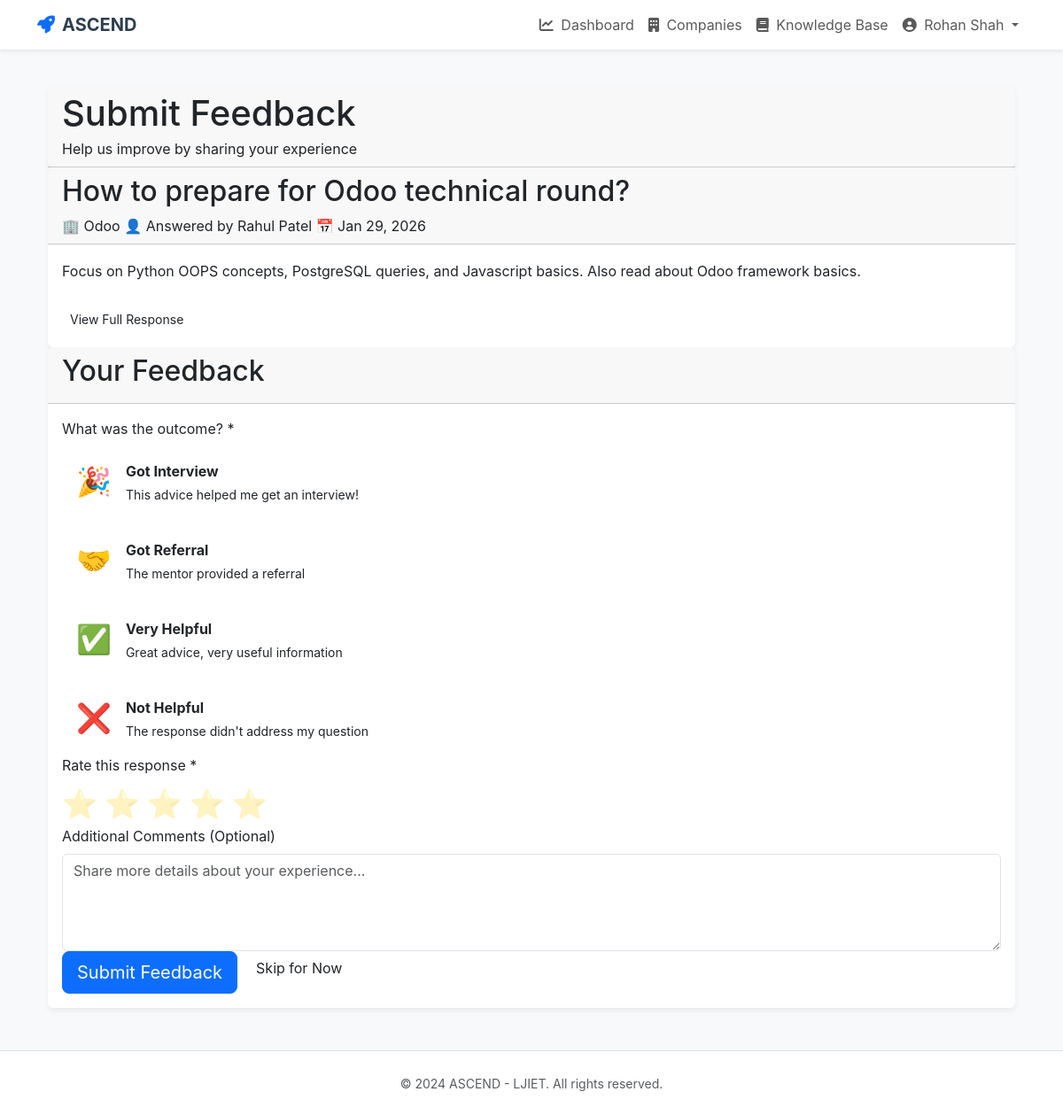
The page /question/1/feedback (signed in) on the database its author committed.
### app/models.py (models this page shows, shortened)
class User(UserMixin, db.Model):
    id = db.Column(db.Integer, primary_key=True)
    name = db.Column(db.String(64), nullable=False)
    email = db.Column(db.String(120), index=True, unique=True, nullable=False)
    password_hash = db.Column(db.String(128))
    role = db.Column(db.String(20), nullable=False) # 'student', 'alumni', 'admin'
    created_at = db.Column(db.DateTime, default=datetime.utcnow)
    student_profile = db.relationship('Student', backref='user', uselist=False)
    alumni_profile = db.relationship('Alumni', backref='user', uselist=False)

class Question(db.Model):
    id = db.Column(db.Integer, primary_key=True)
    student_id = db.Column(db.Integer, db.ForeignKey('student.id'))
    company_id = db.Column(db.Integer, db.ForeignKey('company.id'))
    title = db.Column(db.String(200), nullable=False)
    body = db.Column(db.Text, nullable=False)
    category = db.Column(db.String(50)) # Interview, Roadmap, etc.
    urgency = db.Column(db.String(20)) # Normal, High
    status = db.Column(db.String(20), default='pending') # pending, answered
    created_at = db.Column(db.DateTime, default=datetime.utcnow)
    responses = db.relationship('Response', backref='question', lazy='dynamic')
    target_mentor_id = db.Column(db.Integer, db.ForeignKey('alumni.id'), nullable=True)

class Company(db.Model):
    id = db.Column(db.Integer, primary_key=True)
    name = db.Column(db.String(100), unique=True, nullable=False)
    industry = db.Column(db.String(50))
    logo_url = db.Column(db.String(200)) # Placeholder or URL
    alumni = db.relationship('Alumni', backref='company', lazy='dynamic')
    questions = db.relationship('Question', backref='target_company', lazy='dynamic')

class Response(db.Model):
    id = db.Column(db.Integer, primary_key=True)
    question_id = db.Column(db.Integer, db.ForeignKey('question.id'))
    mentor_id = db.Column(db.Integer, db.ForeignKey('alumni.id'))
    body = db.Column(db.Text, nullable=False)
    created_at = db.Column(db.DateTime, default=datetime.utcnow)
    helpful_count = db.Column(db.Integer, default=0)
    feedback = db.relationship('Feedback', backref='response', uselist=False)

### app/routes/main.py (the view)
@bp.route('/question/<int:id>/feedback', methods=['GET'])
@login_required
def feedback_form(id):
    if current_user.role != 'student':
        flash('Only students can submit feedback.', 'danger')
        return redirect(url_for('main.student_dashboard'))
    question = Question.query.get_or_404(id)
    if question.student_id != current_user.student_profile.id:
        flash('Access denied.', 'danger')
        return redirect(url_for('main.student_dashboard'))
    if question.status != 'answered':
        flash('Cannot submit feedback for unanswered questions.', 'warning')
        return redirect(url_for('main.view_question', id=id))
    response = Response.query.filter_by(question_id=id).first()
    return render_template('questions/feedback.html', question=question, response=response)

### app/models.py (called while the page is built)
@login.user_loader
def load_user(id):
    return User.query.get(int(id))

### app/templates/questions/feedback.html (shortened to what this page needs)
{% extends "base.html" %}
{% block content %}
<div class="container">
    <div class="card">
        <div class="card-header">
            <h1 class="card-title">Submit Feedback</h1>
            <p class="card-subtitle">Help us improve by sharing your experience</p>
        </div>
    </div>
    <div class="card">
        <div class="card-header">
            <h2 class="card-title">{{ question.title }}</h2>
            <div class="question-meta mt-2">
                <span>🏢 {{ question.target_company.name }}</span>
                <span>👤 Answered by {{ response.mentor.user.name }}</span>
                <span>📅 {{ response.created_at.strftime('%b %d, %Y') }}</span>
            </div>
        </div>
        <div class="card-body">
            <p style="white-space: pre-wrap; line-height: 1.8;">{{ response.body[:300] }}</p>
            <a href="{{ url_for('main.view_question', id=question.id) }}" class="btn btn-sm btn-outline mt-2">
                View Full Response
            </a>
        </div>
    </div>
    <div class="card">
        <div class="card-header">
            <h2 class="card-title">Your Feedback</h2>
        </div>
        <div class="card-body">
            <form method="POST" action="{{ url_for('main.submit_feedback', id=question.id) }}">
                <div class="form-group">
                    <label class="form-label">What was the outcome? *</label>
                    <div class="d-flex flex-column gap-2">
                        <label class="outcome-option">
                            <div class="outcome-card">
                                <div class="outcome-icon">🎉</div>
                                <div>
                                    <strong>Got Interview</strong>
                                    <p>This advice helped me get an interview!</p>
                                </div>
                            </div>
                        </label>
                        <label class="outcome-option">
                            <div class="outcome-card">
                                <div class="outcome-icon">🤝</div>
                                <div>
                                    <strong>Got Referral</strong>
                                    <p>The mentor provided a referral</p>
                                </div>
                            </div>
                        </label>
                        <label class="outcome-option">
                            <div class="outcome-card">
                                <div class="outcome-icon">✅</div>
                                <div>
                                    <strong>Very Helpful</strong>
                                    <p>Great advice, very useful information</p>
                                </div>
                            </div>
                        </label>
                        <label class="outcome-option">
                            <div class="outcome-card">
                                <div class="outcome-icon">❌</div>
                                <div>
                                    <strong>Not Helpful</strong>
                                    <p>The response didn't address my question</p>
                                </div>
                            </div>
                        </label>
                    </div>
                </div>
                <div class="form-group">
                    <label class="form-label">Rate this response *</label>
                    <div class="star-rating">
                        <label for="star5">⭐</label>
                        <label for="star4">⭐</label>
                        <label for="star3">⭐</label>
                        <label for="star2">⭐</label>
                        <label for="star1">⭐</label>
                    </div>
                </div>
                <div class="form-group">
                    <label class="form-label" for="comment">Additional Comments (Optional)</label>
                    <textarea class="form-control" id="comment" name="comment" rows="4"
                        placeholder="Share more details about your experience..."></textarea>
                </div>
                <div class="d-flex gap-2">
                    <button type="submit" class="btn btn-primary btn-lg">
                        Submit Feedback
                    </button>
                    <a href="{{ url_for('main.student_dashboard') }}" class="btn btn-outline">
                        Skip for Now
                    </a>
                </div>
            </form>
        </div>
    </div>
</div>
{% endblock %}

### app/templates/base.html (shortened to what this page needs)
<!DOCTYPE html>
<html lang="en">
<head>
    <link href="https://cdn.jsdelivr.net/npm/bootstrap@5.3.0/dist/css/bootstrap.min.css" rel="stylesheet">
    <link rel="stylesheet" href="https://cdnjs.cloudflare.com/ajax/libs/font-awesome/6.0.0/css/all.min.css">
</head>
<body>
    <nav class="navbar navbar-expand-lg navbar-light fixed-top">
        <div class="container">
            <a class="navbar-brand" href="{{ url_for('main.index') }}">
                <i class="fas fa-rocket text-primary me-2"></i>ASCEND
            </a>
            <div class="collapse navbar-collapse" id="navbarNav">
                <ul class="navbar-nav ms-auto">
                    {% if current_user.is_authenticated %}
                    <li class="nav-item">
                        <a class="nav-link" href="{{ url_for('main.student_dashboard') }}">
                            <i class="fas fa-chart-line me-1"></i> Dashboard
                        </a>
                    </li>
                    <li class="nav-item">
                        <a class="nav-link" href="{{ url_for('main.company_list') }}">
                            <i class="fas fa-building me-1"></i> Companies
                        </a>
                    </li>
                    <li class="nav-item">
                        <a class="nav-link" href="{{ url_for('main.knowledge_base') }}">
                            <i class="fas fa-book me-1"></i> Knowledge Base
                        </a>
                    </li>
                    <li class="nav-item dropdown">
                        <a class="nav-link dropdown-toggle" href="#" id="userDropdown" role="button"
                            data-bs-toggle="dropdown">
                            <i class="fas fa-user-circle me-1"></i> {{ current_user.name }}
                        </a>
                    </li>
                    {% endif %}
                </ul>
            </div>
        </div>
    </nav>
    <div class="container mt-5 pt-5">
        {% block content %}{% endblock %}
    </div>
    <footer class="bg-white py-4 mt-5 border-top">
        <div class="container text-center text-muted">
            <small>&copy; 2024 ASCEND - LJIET. All rights reserved.</small>
        </div>
    </footer>
</body>
</html>

### app/templates/base.html (style rules this page uses)
body { font-family: 'Inter', sans-serif; background-color: #f8f9fa; }
.navbar { background-color: #fff; box-shadow: 0 2px 4px rgba(0, 0, 0, .08); }
.navbar-brand { font-weight: 700; color: #2c3e50; }
.card { border: none; box-shadow: 0 4px 6px rgba(0, 0, 0, .05); transition: transform 0.2s; }

### app/templates/questions/feedback.html (style rules this page uses)
.outcome-option { cursor: pointer; display: block; }
.outcome-card { display: flex; align-items: center; gap: 1rem; padding: 1rem; border: 2px solid var(--border-color); border-radius: var(--radius-md); transition: var(--transition); }
.outcome-icon { font-size: 2rem; }
.outcome-card strong { display: block; margin-bottom: 0.25rem; }
.outcome-card p { margin: 0; font-size: 0.875rem; color: var(--text-secondary); }
.star-rating { display: flex; flex-direction: row-reverse; justify-content: flex-end; gap: 0.5rem; font-size: 2rem; }
.star-rating label { cursor: pointer; opacity: 0.3; transition: var(--transition); }

### rows shown on the page
User: name "Rohan Shah"
Question: title "How to prepare for Odoo technical round?"
Company: target_company.name "Odoo"
User: mentor.user.name "Rahul Patel"
Response: created_at "Jan 29, 2026", body "Focus on Python OOPS concepts, PostgreSQL queries, and Javascript basics. Also read about Odoo framework basics."
